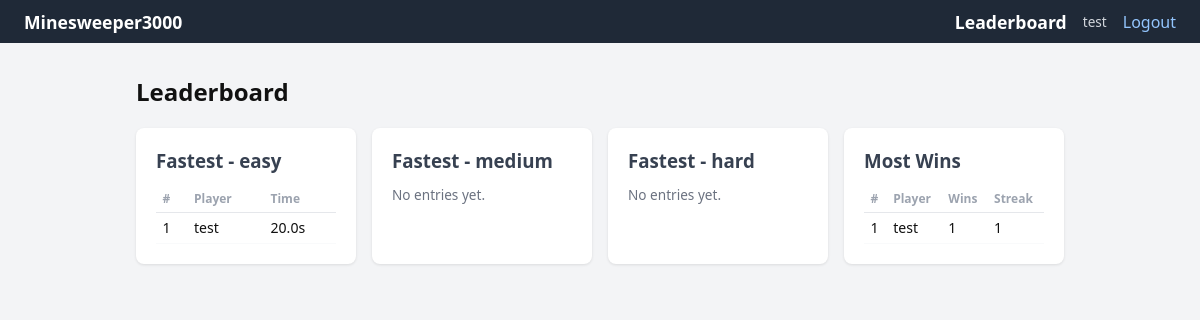
The page /leaderboard (signed in) on the database its author committed.
### models.py (models this page shows)
class User(SQLModel, table=True):
    id: int | None = Field(default = None, primary_key=True)
    name: str
    password: str

### main.py (the view)
@app.get("/leaderboard", response_class=HTMLResponse)
async def leaderboard(request: Request, user: User = Depends(get_active_user), session: Session = Depends(get_session)):
    if not user:
        return RedirectResponse("/login")
    best_times = {}
    for diff in ["easy", "medium", "hard"]:
        rows = session.exec(select(BestTime, User).join(User, BestTime.user_id == User.id).where(BestTime.difficulty == diff).order_by(BestTime.time_seconds)).all()
        seen = {}
        for bt, u in rows:
            if u.name not in seen:
                seen[u.name] = round(bt.time_seconds, 1)
        best_times[diff] = list(seen.items())[:10]
    most_wins = session.exec(select(UserStats, User).join(User, UserStats.user_id == User.id).order_by(UserStats.games_won.desc())).all()
    return templates.TemplateResponse(request, "leaderboard.html", {
        "user": user,
        "best_times": best_times,
        "most_wins": [(u.name, s.games_won, s.best_streak) for s, u in most_wins[:10]],
    })

### templates/leaderboard.html (shortened to what this page needs)
{% extends "index.html" %}
{% block content %}
<h2>Leaderboard</h2>
<div class="lb-grid">
    {% for diff in ["easy", "medium", "hard"] %}
    <section class="card">
        <h3>Fastest - {{ diff }}</h3>
        {% if best_times[diff] %}
        <table class="lb-table">
        <tr><th>#</th><th>Player</th><th>Time</th></tr>
        {% for name, secs in best_times[diff] %}
        <tr>
            <td>{{ loop.index }}</td><td>{{ name }}</td><td>{{ secs }}s</td>
        </tr>
        {% endfor %}
        </table>
        {% else %}
        <p class="hint">No entries yet.</p>
        {% endif %}
    </section>
    {% endfor %}
    <section class="card">
        <h3>Most Wins</h3>
        {% if most_wins %}
        <table class="lb-table">
        <tr><th>#</th><th>Player</th><th>Wins</th><th>Streak</th></tr>
        {% for name, wins, streak in most_wins %}
        <tr>
        <td>{{ loop.index }}</td><td>{{ name }}</td><td>{{ wins }}</td><td>{{ streak }}</td>
        </tr>
        {% endfor %}
        </table>
        {% else %}
        <p class="hint">No data yet.</p>
        {% endif %}
    </section>
</div>
{% endblock %}

### templates/index.html (shortened to what this page needs)
<!DOCTYPE html>
<html lang="pt-br">
    <head>
        <link rel="stylesheet" href="/static/style.css">
    </head>
    <body>
        <nav>
        <a href="/">Minesweeper3000</a>
        {% if user %}
        <div class="nav-right">
            <a href="/leaderboard">Leaderboard</a>
            <span class="nav-user">{{ user.name }}</span>
            <a href="/logout">Logout</a>
        </div>
        {% endif %}
        </nav>
        <main id="main">
            {% block content %}{% endblock %}
        </main>
    </body>
</html>

### static/style.css (style rules this page uses)
*, *::before, *::after { box-sizing: border-box; margin: 0; padding: 0; }
body { font-family: system-ui, sans-serif; background: #f3f4f6; color: #111; }
nav { background: #1f2937; color: white; padding: .6rem 1.5rem; display: flex; justify-content: space-between; align-items: center; flex-wrap: wrap; gap: .5rem; }
nav a { color: #93c5fd; text-decoration: none; }
nav a:first-child { color: white; font-weight: 700; font-size: 1.1rem; }
.nav-right { display: flex; gap: 1rem; align-items: center; }
.nav-user { color: #d1d5db; font-size: .85rem; }
#main { max-width: 960px; margin: 2rem auto; padding: 0 1rem; }
h2 { margin-bottom: 1.25rem; }
h3 { margin-bottom: .75rem; color: #374151; }
.hint { font-size: .85rem; color: #6b7280; margin-bottom: 1rem; }
.card { background: white; border-radius: 8px; padding: 1.25rem; box-shadow: 0 1px 3px rgba(0,0,0,.1); }
.lb-grid { display: grid; grid-template-columns: repeat(auto-fit, minmax(200px,1fr)); gap: 1rem; }
.lb-table { width: 100%; border-collapse: collapse; }
.lb-table th { font-size: .75rem; color: #9ca3af; text-align: left; padding: .3rem .4rem; border-bottom: 1px solid #e5e7eb; }
.lb-table td { padding: .35rem .4rem; border-bottom: 1px solid #f9fafb; font-size: .88rem; }

### rows shown on the page
User: name "test", secs "20.0", id "1"

### other values the page prints
{{ diff }} "easy" "medium" "hard"
